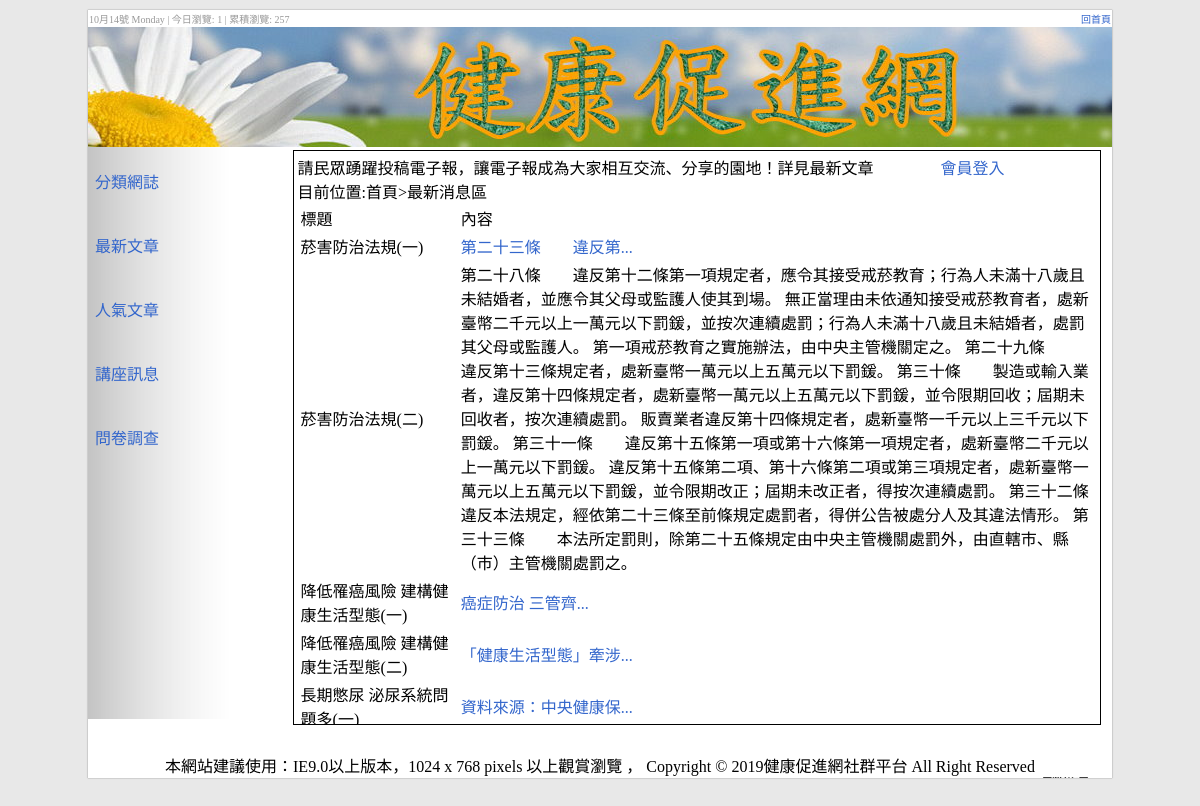
/?do=news&page=1&id=4, run on the app's committed database.
### tables this page shows
CREATE TABLE `q2t7_blog` (
  `id` int(10) UNSIGNED NOT NULL,
  `cls` int(11) NOT NULL,
  `title` text NOT NULL,
  `text` text NOT NULL,
  `num` int(11) NOT NULL,
  `dpy` int(11) NOT NULL
);

### news.php (the view, shortened to what this page needs)
目前位置:首頁>最新消息區
<table>
  <tr>
    <td width=20% valign=top>標題</td>
    <td valign=top>內容</td>
    <td></td>
  </tr>
<?php
$nw = (empty($_GET['page'])) ? 1 : $_GET['page'];
$begin = ($nw - 1) * 5;
$re = select("q2t7_blog", "dpy=1 limit " . $begin . ",5");
foreach ($re as $ro) {
  $gdbtn = "";
?>
  <tr>
    <td><?= $ro['title'] ?></td>
    <td><?= ($_GET['id'] == $ro['id']) ? $ro['text'] : '<a href="?do=news&page='.$nw.'&id='.$ro['id'].'">'.mb_substr($ro['text'],0,10).'...</a>'?></td>
    <td><?= $gdbtn ?></td>
  </tr>
<?php
}
?>
</table>

### home_files/css.css (style rules this page uses)
body { background:#E8E8E8; padding:0px; margin:0px; font-family:"微軟正黑體"; }
a { text-decoration:none; color:#36C; cursor:pointer; }

### data on the page
q2t7_blog: title "菸害防治法規(一)", text "第二十三條 違反第"
q2t7_blog: title "菸害防治法規(二)", text "第二十八條 違反第十二條第一項規定者，應令其接受戒菸教育；行為人未滿十八歲且未結婚者，並應令其父母或監護人使其到場。 無正當理由未依通知接受戒菸教育者，處新臺幣二千元以上一萬元以下罰鍰，並按次連續處罰；行為人未滿十八歲且未結婚者，處罰其父母或監護人。 第一項戒菸教育之實施辦法，由中央主管機關定之。 第二十九條 違反第十三條規定者，處新臺幣一萬元以上五萬元以下罰鍰。 第三十條 製造或輸入業者，違反第十四條規定者，處新臺幣一萬元以上五萬元以下罰鍰，並令限期回收；屆期未回收者，按次連續處罰。 販賣業者違反第十四條規定者，處新臺幣一千元以上三千元以下罰鍰。 第三十一條 違反第十五條第一項或第十六條第一項規定者，處新臺幣二千元以上一萬元以下罰鍰。 違反第十五條第二項、第十六條第二項或第三項規定者，處新臺幣一萬元以上五萬元以下罰鍰，並令限期改正；屆期未改正者，得按次連續處罰。 第三十二條 違反本法規定，經依第二十三條至前條規定處罰者，得併公告被處分人及其違法情形。 第三十三條 本法所定罰則，除第二十五條規定由中央主管機關處罰外，由直轄市、縣（市）主管機關處罰之。…"
q2t7_blog: title "降低罹癌風險 建構健康生活型態(一)", text "癌症防治 三管齊"
q2t7_blog: title "降低罹癌風險 建構健康生活型態(二)", text "「健康生活型態」牽涉"
q2t7_blog: title "長期憋尿 泌尿系統問題多(一)", text "資料來源：中央健康保"

### other printed values
$t3visit "1"
$t3all "257"
